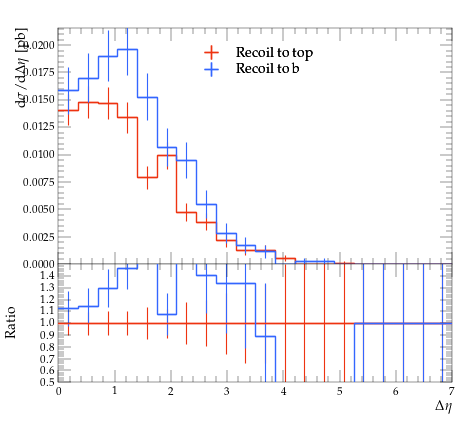

Here is the Python script that generated this plot:
#! /usr/bin/env python

# This Python script was auto-generated using YODA v2.0.2.
# Analysis object: /MC_TTBAR/onelep_jetb_1_jetb_2_deta
# Timestamp: 31-07-2026 (12:23:22)

import matplotlib as mpl
import matplotlib.pyplot as plt
mpl.use('Agg') # comment out for interactive use
import os
import numpy as np

plotDir = os.path.split(os.path.realpath(__file__))[0]
if 'YODA_USER_PLOT_PATH' in globals():
    plot_outdir = globals()['YODA_USER_PLOT_PATH']
else:
    plot_outdir = plotDir

#plot style
plt.style.use(os.path.join(plotDir, '../default.mplstyle'))
# plot metadata
figW, figH = plt.rcParams['figure.figsize']
ax_xLabel = r'$\Delta \eta$'
ax_yLabel = r'$\mathrm{d}\sigma/\mathrm{d}\Delta \eta$ [pb]'
ax_title  = r''
ax_xScale = 'linear'
ax_yScale = 'linear'
xLims = (0.0, 7.0)
yLims = (0.0, 0.021582759)

# TeX-friendly labels for the legend
labels = {
    'legend' : ([ r"Recoil to top", r"Recoil to b" ], r""),
}

# Adjust canvas width and height
canvasW = 10.0
canvasH = 9.0
figW *= canvasW/10.
figH *= canvasH/9.

# Create figure and axis objects
fig, (ax, ratio0_ax) = plt.subplots(2, 1, sharex=True,
                  figsize=(figW,figH), gridspec_kw={'height_ratios': (6.0, 3.0)})

# Set figure margins
plt.subplots_adjust(
    left   = 1.0 * plt.rcParams['figure.subplot.left'],
    right  = 1.0 * plt.rcParams['figure.subplot.right'],
    top    = 1.0 * plt.rcParams['figure.subplot.top'],
    bottom = 1.0 * plt.rcParams['figure.subplot.bottom'])

ratio0_ax.yaxis.set_major_locator(mpl.ticker.MultipleLocator(0.1))
ratio0_ax.set_ylim(0.5, 1.4999)
ratio0_ax.set_ylabel('Ratio')

# the numerical data is stored in a separate file
dataf = dict()
prefix = os.path.split(__file__)[0]
if prefix:    prefix = prefix + '/'
exec(open(prefix+'onelep_jetb_1_jetb_2_deta__data.py').read(), dataf)


legend_handles = dict() # keep track of handles for the legend

# style options for curves
# starts at zorder>=5 to draw curve on top of legend
styles = {
  'recoil_t': {
    'color' : '#EE3311',
    'linestyle' : '-',
    'linewidth' : 1,
    'marker' : 'none',
    'markersize' : 2,
    'capsize' : 0.0,
    'zorder' : 5,
    'histstyle' : 1,
    'drawstyle' : 'steps-pre',
    'xerrorbars' : 1,
    'yerrorbars' : 1,
    'fillcolor' : None,
    'fillopacity' : 1.0,
    'ratio0_linestyle' : '-',
    'ratio0_linewidth' : 1,
    'ratio0_marker' : 'none',
    'ratio0_markersize' : 2,
    'ratio0_capsize' : 0.0,
    'ratio0_zorder' : 5,
    'ratio0_histstyle' : 1,
    'ratio0_drawstyle' : 'steps-pre',
    'ratio0_xerrorbars' : 1,
    'ratio0_yerrorbars' : 1,
  },
  'recoil_b': {
    'color' : '#3366FF',
    'linestyle' : '-',
    'linewidth' : 1,
    'marker' : 'none',
    'markersize' : 2,
    'capsize' : 0.0,
    'zorder' : 6,
    'histstyle' : 1,
    'drawstyle' : 'steps-pre',
    'xerrorbars' : 1,
    'yerrorbars' : 1,
    'fillcolor' : None,
    'fillopacity' : 1.0,
    'ratio0_linestyle' : '-',
    'ratio0_linewidth' : 1,
    'ratio0_marker' : 'none',
    'ratio0_markersize' : 2,
    'ratio0_capsize' : 0.0,
    'ratio0_zorder' : 6,
    'ratio0_histstyle' : 1,
    'ratio0_drawstyle' : 'steps-pre',
    'ratio0_xerrorbars' : 1,
    'ratio0_yerrorbars' : 1,
  },
}

# curve from input yoda files in main panel
for label, yvals in dataf['yvals'].items():
    if all(np.isnan(v) for v in dataf['yvals'][label]):
        continue
    tmp = None
    if styles[label]['histstyle']: # draw as histogram
        xpos = dataf['xedges'][label] if styles[label]['drawstyle'] else dataf['xpoints'][label]
        ypos = np.insert(yvals, 0, yvals[0]) if styles[label]['drawstyle'] else yvals
        if styles[label]['fillcolor']: # fill area below curve
            ax.fill_between(xpos, ypos, step='pre',
                            color=styles[label]['fillcolor'],
                            alpha=styles[label]['fillopacity'])
        tmp, = ax.plot(xpos, ypos,
                       color=styles[label]['color'],
                       linestyle=styles[label]['linestyle'],
                       linewidth=styles[label]['linewidth'],
                       drawstyle=styles[label]['drawstyle'], solid_joinstyle='miter',
                       zorder=styles[label]['zorder'], label=label)
    tmp = ax.errorbar(dataf['xpoints'][label], yvals,
                      xerr=np.array(dataf['xerrs'][label])*styles[label]['xerrorbars'],
                      yerr=np.array(dataf['yerrs'][label])*styles[label]['yerrorbars'],
                      fmt=styles[label]['marker'], capsize=styles[label]['capsize'],
                      markersize=styles[label]['markersize'],
                      ecolor=styles[label]['color'],
                      color=styles[label]['color'], zorder=styles[label]['zorder'])
    tmp[-1][0].set_linestyle(styles[label]['linestyle'])
    tmp[-1][0].set_linewidth(styles[label]['linewidth'])
    if label in dataf['add_legend_handle']:  legend_handles[label] = tmp
    for varLabel in dataf['variation_yvals'].keys():
        if varLabel.startswith(label):
            tmp, = ax.plot(dataf['xedges'][label], dataf['variation_yvals'][varLabel],
                           color=styles[label]['color'],
                           linestyle=styles[label]['linestyle'],
                           linewidth=styles[label]['linewidth'],
                           drawstyle='steps-pre', solid_joinstyle='miter',
                           zorder=styles[label]['zorder'], alpha=0.5)


# plots on ratio panel
# curve from input yoda files in ratio panel
for label, yvals in dataf['ratio0_yvals'].items():
    if all(np.isnan(v) for v in yvals):
        continue
    if styles[label]['ratio0_histstyle']: # plot as histogram
        xpos = dataf['xedges']['recoil_t'] if styles[label]['ratio0_drawstyle'] else dataf['xpoints']['recoil_t']
        ypos = np.insert(yvals, 0, yvals[0]) if styles[label]['ratio0_drawstyle'] else yvals
        ratio0_ax.plot(xpos, ypos,
                       color=styles[label]['color'],
                       linewidth=styles[label]['linewidth'],
                       linestyle=styles[label]['ratio0_linestyle'],
                       drawstyle=styles[label]['ratio0_drawstyle'], zorder=styles[label]['zorder'],
                       solid_joinstyle='miter')
    tmp = ratio0_ax.errorbar(dataf['xpoints']['recoil_t'], yvals,
                             xerr=np.array(dataf['ref_xerrs'])*styles[label]['ratio0_xerrorbars'],
                             yerr=np.array(dataf['ratio0_yerrs'][label])*styles[label]['ratio0_yerrorbars'],
                             fmt=styles[label]['ratio0_marker'], capsize=styles[label]['ratio0_capsize'],
                             markersize=styles[label]['ratio0_markersize'],
                             ecolor=styles[label]['color'],
                             color=styles[label]['color'])
    tmp[-1][0].set_linestyle(styles[label]['ratio0_linestyle'])
    tmp[-1][0].set_linewidth(styles[label]['ratio0_linewidth'])

    for varlabel in dataf['ratio0_variation_vals'].keys():
        if varlabel.startswith(label):
            ratio0_ax.plot(dataf['xedges']['recoil_t'],
                            dataf['ratio0_variation_vals'][varlabel],
                            color=styles[label]['color'],
                            linestyle=styles[label]['linestyle'],
                            linewidth=styles[label]['linewidth'],
                            drawstyle='steps-pre', solid_joinstyle='miter',
                            zorder=1, alpha=0.5)

legend_items = list(legend_handles.values())
ax.add_artist(ax.legend(legend_items,
                        labels['legend'][0],
                        title=labels['legend'][1],
                        alignment='left',
                        loc='upper center',
                        bbox_to_anchor=(0.5, 0.97)))

# set plot metadata as defined above
ratio0_ax.set_xlabel(ax_xLabel)
ratio0_ax.xaxis.set_label_coords(1., -0.15)
ax.set_ylabel(ax_yLabel, ha='right', va='top')
ax.yaxis.set_label_coords(-0.11, 1.0)
ax.set_title(ax_title, loc='left')
ax.set_xscale(ax_xScale)
ax.set_yscale(ax_yScale)
ax.set_xlim(xLims)
ax.set_ylim(yLims)

# tick formatting
plt.rcParams['xtick.top'] = True
plt.rcParams['ytick.right'] = True
fig.align_ylabels((ax, ratio0_ax))
plt.savefig(os.path.join(plot_outdir, 'onelep_jetb_1_jetb_2_deta.pdf'), format='PDF')
plt.savefig(os.path.join(plot_outdir, 'onelep_jetb_1_jetb_2_deta.png'), format='PNG')

plt.close(fig)
